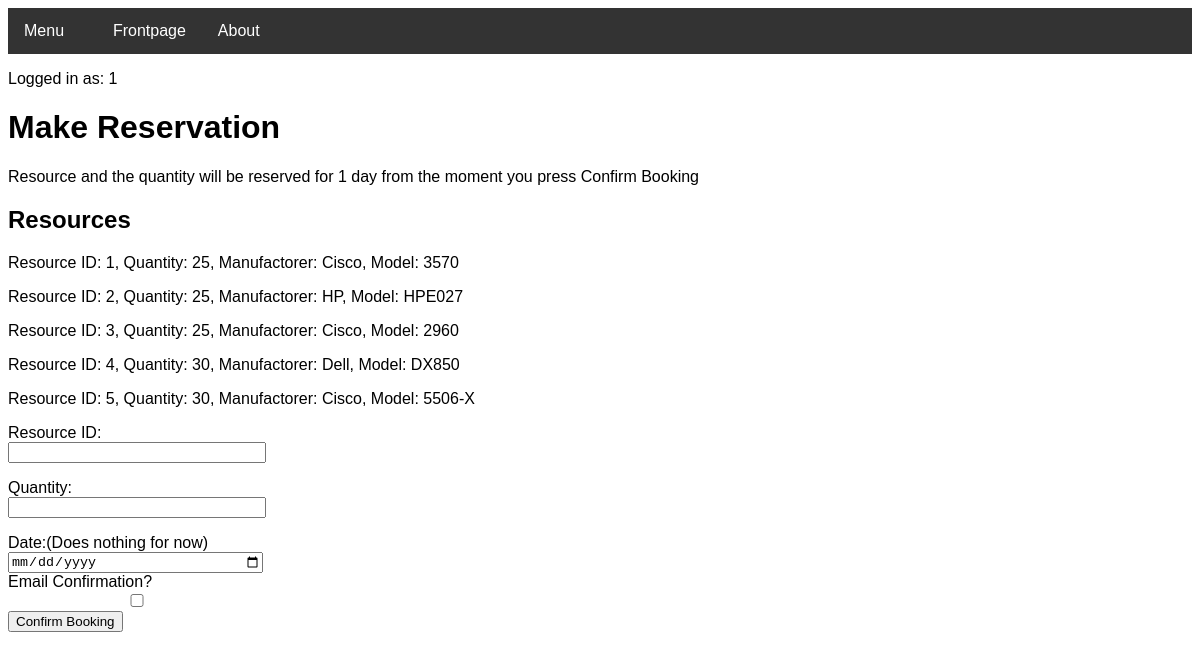
/reservation (signed in), run on the app's committed database.
### tables this page shows
CREATE TABLE Resource (resource_id INTEGER PRIMARY KEY UNIQUE, resource_quantity INTEGER NOT NULL, resource_manufactorer STRING NOT NULL, resource_model STRING NOT NULL);

### routes.py (the view, shortened to what this page needs)
@app.route("/reservation", methods=['GET', 'POST'])
def reservation():
    if "name" not in session:
        return redirect(url_for("login"))
    try:
        booking.deleteOldBookings()
        try:
            time = datetime.datetime.utcnow()
            newTime = time - session['time']
            if newTime <= datetime.timedelta(seconds=30):
                flash("Error: You must wait before making another reservation!")
                return redirect(url_for("welcome"))
        except KeyError as e:
            print(e)
        lst = res.readResource()
    except TypeError as e:
        flash("Error: Something is not right. Did you input a resource ID that doesn't exist?")
        print(e.args[0])
        lst = res.readResource()
    return render_template("reservation.html", data=lst, username=session['name'])

### Project.py (called while the page is built)
    def readResource(self):
        c = self.conn.cursor()
        c.execute("SELECT 'Resource ID:', resource_id, 'Quantity:', resource_quantity, 'Manufactorer:', resource_manufactorer, 'Model:', resource_model FROM Resource;")
        lst = c.fetchall()
        c.close()
        return lst

### templates/reservation.html (shortened to what this page needs)
<!DOCTYPE html>
<head>
<link rel="stylesheet" href="../static/theme.css">
<link rel="stylesheet" type="text/css" href="../static/barstyle.css" title="style"/>
<link rel="stylesheet" type="text/css" href="../static/errorstyle.css" title="style"/>
</head>
<body>
<div class="navbar">
  <div class="dropdown">
    <button class="dropbtn">Menu
      <i class="fa fa-caret-down"></i>
    </button>
  </div>
  <a href="welcome">Frontpage</a>
  <a href="about">About</a>
</div>
      <p>Logged in as: {{ username }}</p>
<h1>Make Reservation</h1>
<p>Resource and the quantity will be reserved for 1 day from the moment you press Confirm Booking</p>
   <h2>Resources</h2>
   <body>
     {%for value in data%}
      <p>{{value | replace("(", "") | replace(")", "") | replace(":", "=") | replace("'", "") | replace("=,", ":")}}</p>
     {%endfor%}
    </body>
<div class="container">
   <form action="" method="post" role="form" autocomplete="off">
   <label for="ID">Resource ID:</label>
   <input type="text" class="form-control" id="ID" name="ID" required>
   <label for="quantity">Quantity:</label>
   <input type="text" class="form-control" id="quantity" name="quantity" required>
   <label for="date">Date:(Does nothing for now)</label>
   <input type="date" class="form-control" id="date" name="date"/>
   <label for="status">Email Confirmation?</label><br>
    <input type="checkbox" id="status" name="status" value="True">
   <button type="submit" class="btn btn-success">Confirm Booking</button>
   </form>
</div>

### static/barstyle.css (style rules this page uses)
body { font-family: Arial, Helvetica, sans-serif; }
.navbar { overflow: hidden; background-color: #333; }
.navbar a { float: left; font-size: 16px; color: white; text-align: center; padding: 14px 16px; text-decoration: none; }
.dropdown { float: left; overflow: hidden; }
.dropdown .dropbtn { font-size: 16px; border: none; outline: none; color: white; padding: 14px 16px; background-color: inherit; font-family: inherit; margin: 0; }

### templates/reservation.html (style rules this page uses)
.container { width: 250px; clear: both; }
.container input { width: 100%; clear: both; }

### data on the page
Resource: value "Resource ID: 1, Quantity: 25, Manufactorer: Cisco, Model: 3570"
Resource: value "Resource ID: 2, Quantity: 25, Manufactorer: HP, Model: HPE027"
Resource: value "Resource ID: 3, Quantity: 25, Manufactorer: Cisco, Model: 2960"
Resource: value "Resource ID: 4, Quantity: 30, Manufactorer: Dell, Model: DX850"
Resource: value "Resource ID: 5, Quantity: 30, Manufactorer: Cisco, Model: 5506-X"

### other printed values
{{ username }} "1"
